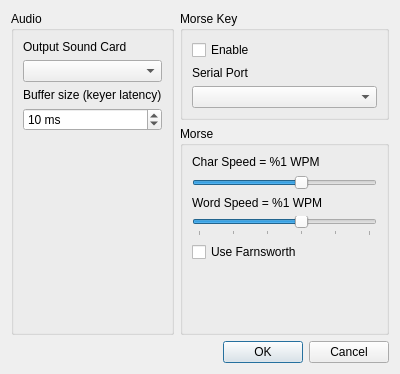
<?xml version="1.0" encoding="UTF-8"?>
<ui version="4.0">
 <class>Options</class>
 <widget class="QDialog" name="Options">
  <property name="geometry">
   <rect>
    <x>0</x>
    <y>0</y>
    <width>400</width>
    <height>374</height>
   </rect>
  </property>
  <property name="windowTitle">
   <string>Dialog</string>
  </property>
  <layout class="QGridLayout" name="gridLayout">
   <item row="2" column="1">
    <widget class="QDialogButtonBox" name="buttonBox">
     <property name="orientation">
      <enum>Qt::Horizontal</enum>
     </property>
     <property name="standardButtons">
      <set>QDialogButtonBox::Cancel|QDialogButtonBox::Ok</set>
     </property>
    </widget>
   </item>
   <item row="0" column="1">
    <widget class="QGroupBox" name="gbMorse">
     <property name="title">
      <string>Morse Key</string>
     </property>
     <layout class="QVBoxLayout" name="verticalLayout_2">
      <item>
       <widget class="QCheckBox" name="m_enableSerial">
        <property name="text">
         <string>Enable</string>
        </property>
       </widget>
      </item>
      <item>
       <widget class="QLabel" name="label">
        <property name="text">
         <string>Serial Port</string>
        </property>
       </widget>
      </item>
      <item>
       <widget class="QComboBox" name="m_serialBox"/>
      </item>
     </layout>
    </widget>
   </item>
   <item row="1" column="1">
    <widget class="QGroupBox" name="groupBox">
     <property name="title">
      <string>Morse</string>
     </property>
     <layout class="QVBoxLayout" name="verticalLayout_3">
      <item>
       <widget class="QLabel" name="m_labelCharSpeed">
        <property name="text">
         <string>Char Speed = %1 WPM</string>
        </property>
       </widget>
      </item>
      <item>
       <widget class="QSlider" name="m_CharSpeed">
        <property name="minimum">
         <number>5</number>
        </property>
        <property name="maximum">
         <number>30</number>
        </property>
        <property name="pageStep">
         <number>5</number>
        </property>
        <property name="value">
         <number>20</number>
        </property>
        <property name="orientation">
         <enum>Qt::Horizontal</enum>
        </property>
       </widget>
      </item>
      <item>
       <widget class="QLabel" name="m_labelWordSpeed">
        <property name="maximumSize">
         <size>
          <width>16777215</width>
          <height>20</height>
         </size>
        </property>
        <property name="text">
         <string>Word Speed = %1 WPM</string>
        </property>
       </widget>
      </item>
      <item>
       <widget class="QSlider" name="m_WordSpeed">
        <property name="toolTip">
         <string notr="true"/>
        </property>
        <property name="minimum">
         <number>5</number>
        </property>
        <property name="maximum">
         <number>30</number>
        </property>
        <property name="singleStep">
         <number>1</number>
        </property>
        <property name="pageStep">
         <number>5</number>
        </property>
        <property name="value">
         <number>20</number>
        </property>
        <property name="sliderPosition">
         <number>20</number>
        </property>
        <property name="orientation">
         <enum>Qt::Horizontal</enum>
        </property>
        <property name="tickPosition">
         <enum>QSlider::TicksBelow</enum>
        </property>
        <property name="tickInterval">
         <number>5</number>
        </property>
       </widget>
      </item>
      <item>
       <widget class="QCheckBox" name="m_UseFarnsWorth">
        <property name="text">
         <string>Use Farnsworth</string>
        </property>
       </widget>
      </item>
      <item>
       <spacer name="verticalSpacer_2">
        <property name="orientation">
         <enum>Qt::Vertical</enum>
        </property>
        <property name="sizeHint" stdset="0">
         <size>
          <width>20</width>
          <height>40</height>
         </size>
        </property>
       </spacer>
      </item>
     </layout>
    </widget>
   </item>
   <item row="0" column="0" rowspan="2">
    <widget class="QGroupBox" name="gbAudio">
     <property name="title">
      <string>Audio</string>
     </property>
     <layout class="QVBoxLayout" name="verticalLayout">
      <item>
       <widget class="QLabel" name="label_2">
        <property name="maximumSize">
         <size>
          <width>16777215</width>
          <height>20</height>
         </size>
        </property>
        <property name="text">
         <string>Output Sound Card</string>
        </property>
       </widget>
      </item>
      <item>
       <widget class="QComboBox" name="m_deviceBox"/>
      </item>
      <item>
       <widget class="QLabel" name="m_labelPeriod">
        <property name="text">
         <string>Buffer size (keyer latency)</string>
        </property>
       </widget>
      </item>
      <item>
       <widget class="QSpinBox" name="m_periodBox">
        <property name="toolTip">
         <string>Smaller is more responsive. Increase it if you hear crackles.</string>
        </property>
        <property name="suffix">
         <string> ms</string>
        </property>
        <property name="minimum">
         <number>2</number>
        </property>
        <property name="maximum">
         <number>100</number>
        </property>
        <property name="value">
         <number>10</number>
        </property>
       </widget>
      </item>
      <item>
       <spacer name="verticalSpacer">
        <property name="orientation">
         <enum>Qt::Vertical</enum>
        </property>
        <property name="sizeHint" stdset="0">
         <size>
          <width>20</width>
          <height>40</height>
         </size>
        </property>
       </spacer>
      </item>
     </layout>
    </widget>
   </item>
  </layout>
 </widget>
 <resources/>
 <connections>
  <connection>
   <sender>buttonBox</sender>
   <signal>accepted()</signal>
   <receiver>Options</receiver>
   <slot>accept()</slot>
   <hints>
    <hint type="sourcelabel">
     <x>248</x>
     <y>254</y>
    </hint>
    <hint type="destinationlabel">
     <x>157</x>
     <y>274</y>
    </hint>
   </hints>
  </connection>
  <connection>
   <sender>buttonBox</sender>
   <signal>rejected()</signal>
   <receiver>Options</receiver>
   <slot>reject()</slot>
   <hints>
    <hint type="sourcelabel">
     <x>316</x>
     <y>260</y>
    </hint>
    <hint type="destinationlabel">
     <x>286</x>
     <y>274</y>
    </hint>
   </hints>
  </connection>
 </connections>
</ui>
